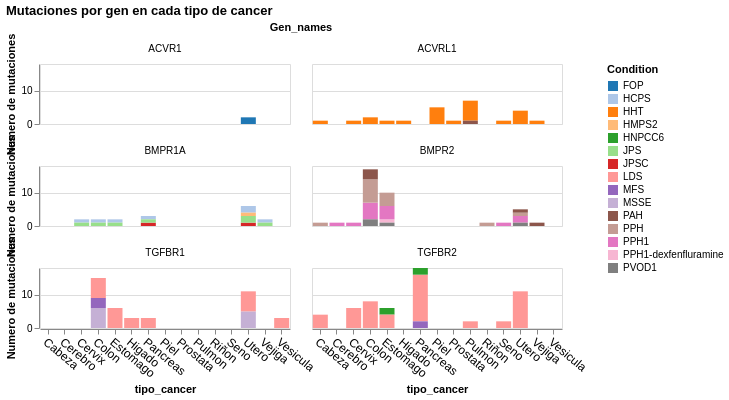

Notebook code for this chart:
### Code cell
alt.Chart(df_cross_variations
).transform_aggregate(
    unique_aa_mutation='distinct(aa_mutation)',
    groupby=['Gen_names','tipo_cancer', 'aa_mutation', 'Condition']
).mark_bar().encode(
    x=alt.X('tipo_cancer',axis=alt.Axis(
              labelAngle=40, labelFontSize=12)),
    y=alt.Y('count(unique_aa_mutation):Q').title('Numero de mutaciones'),
    facet=alt.Facet('Gen_names').columns(2),
    color=alt.Color('Condition', scale=alt.Scale(scheme='category20')),
    tooltip=['Gen_names', 'tipo_cancer', 'count(unique_aa_mutation):Q','Condition(s)']
).properties(
    title='Mutaciones por gen en cada tipo de cancer',
    width=250,
    height=60
)

### Figure 1 — Vega-Lite specification as saved in the notebook (floating-point values rounded to 4 significant figures; data arrays with more than 128 entries replaced by an {"elided": "..."} marker saying what was removed)
{"config": {"view": {"continuousWidth": 300, "continuousHeight": 300}}, "data": {"name": "data-9cb0704c653f520822e5818d75043526"}, "mark": {"type": "bar"}, "encoding": {"color": {"field": "Condition", "scale": {"scheme": "category20"}, "type": "nominal"}, "facet": {"columns": 2, "field": "Gen_names", "type": "nominal"}, "tooltip": [{"field": "Gen_names", "type": "nominal"}, {"field": "tipo_cancer", "type": "nominal"}, {"aggregate": "count", "field": "unique_aa_mutation", "type": "quantitative"}, {"field": "Condition(s)", "type": "nominal"}], "x": {"axis": {"labelAngle": 40, "labelFontSize": 12}, "field": "tipo_cancer", "type": "nominal"}, "y": {"aggregate": "count", "field": "unique_aa_mutation", "title": "Numero de mutaciones", "type": "quantitative"}}, "height": 60, "title": "Mutaciones por gen en cada tipo de cancer", "transform": [{"aggregate": [{"op": "distinct", "field": "aa_mutation", "as": "unique_aa_mutation"}], "groupby": ["Gen_names", "tipo_cancer", "aa_mutation", "Condition"]}], "width": 250, "$schema": "https://vega.github.io/schema/vega-lite/v5.17.0.json", "datasets": {"data-9cb0704c653f520822e5818d75043526": {"elided": "224 records"}}}
